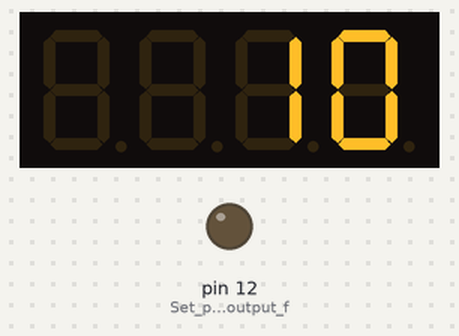
The sketch below on a simulated Arduino Uno, built with avr-gcc and run on an emulated ATmega328P. Shown: 4-digit seven-segment display, output pins drawn as LEDs (lit = HIGH).

Above: at 0.1 s.
At 3.1 s:
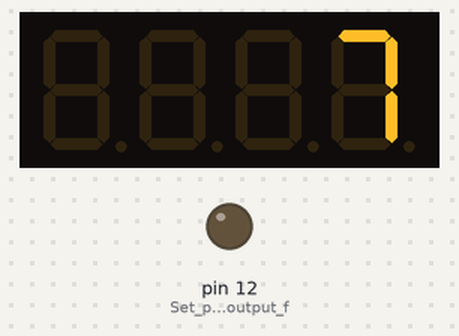
At 5.1 s:
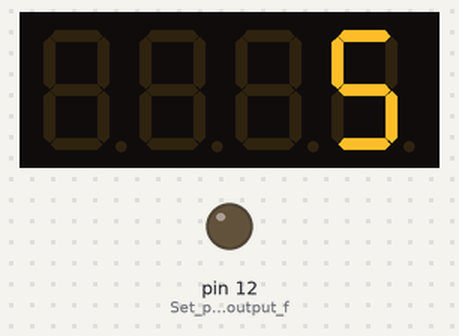
At 10.2 s:
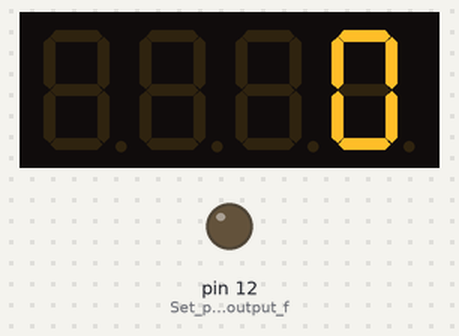
Timing chart, 0 to 11.7 s (numbered marks = the images above):
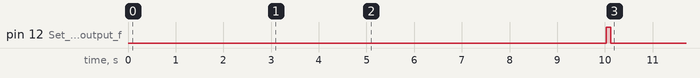

The sketch:

four_digit_countdown.ino
```cpp
// This C++ code sets up a simple countdown timer using an Adafruit 7-segment LED display and an Arduino board.
// It initializes the LED display and sets the starting value of the timer.
// The loop continuously decrements the timer value and displays it on the LED display.
// When the timer reaches zero, it triggers a buzzer sound twice and stops the countdown.
// The boolean variable 'running' controls the execution of the countdown loop.
// This code is intended to be used with the Arduino platform.

#include "Adafruit_LEDBackpack.h"

Adafruit_7segment led_display1 = Adafruit_7segment();
int startValue = 10; // The starting value of the timer
bool running = true; // We need a boolean variable that blocks the execution of the loop() when the countdown finishes

void setup()
{
  led_display1.begin(112); // Initialize the LED display
  pinMode(12, OUTPUT); // Set pin 12 as an output for the buzzer
}

void loop()
{
  if (running) {
    if(startValue == 0) {
      // Trigger the buzzer sound twice when the countdown finishes
      digitalWrite(12, HIGH);
      delay(50);
      digitalWrite(12, HIGH);
      delay(50);
      digitalWrite(12, LOW);
      running = false; // Stop the countdown
    }
    // Display the current timer value on the LED display
    led_display1.println(startValue);
    led_display1.writeDisplay();
    startValue--; // Decrement the timer value
    delay(1000); // Wait for 1 second
  }
}
```

Measured:
- by itself, pin 12 (Set_pin_12_as_an_output_f): LOW → HIGH at 10.0 s, → LOW 0.10 s later
- what the display in image 1 shows lasts 1.0 s, from 3.0 s to 4.0 s
